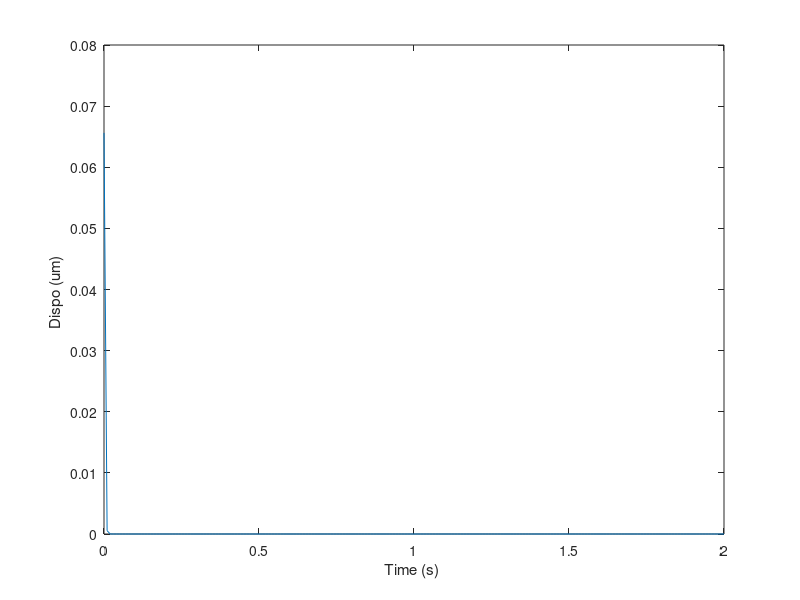

Reproduce this figure in MATLAB.
k0= 750;
k1=2000/1.5;
eta0=1;

tau=eta0*(k0+k1)/ (k0*k1);

F0 = 200;
t= 0:.01:2;
x= F0 * ((1/k1) * (1- (k0/+k1)) *exp (-t/tau));
plot (t,x) 
ylabel ("Dispo (um) ")
xlabel ("Time (s) ")
